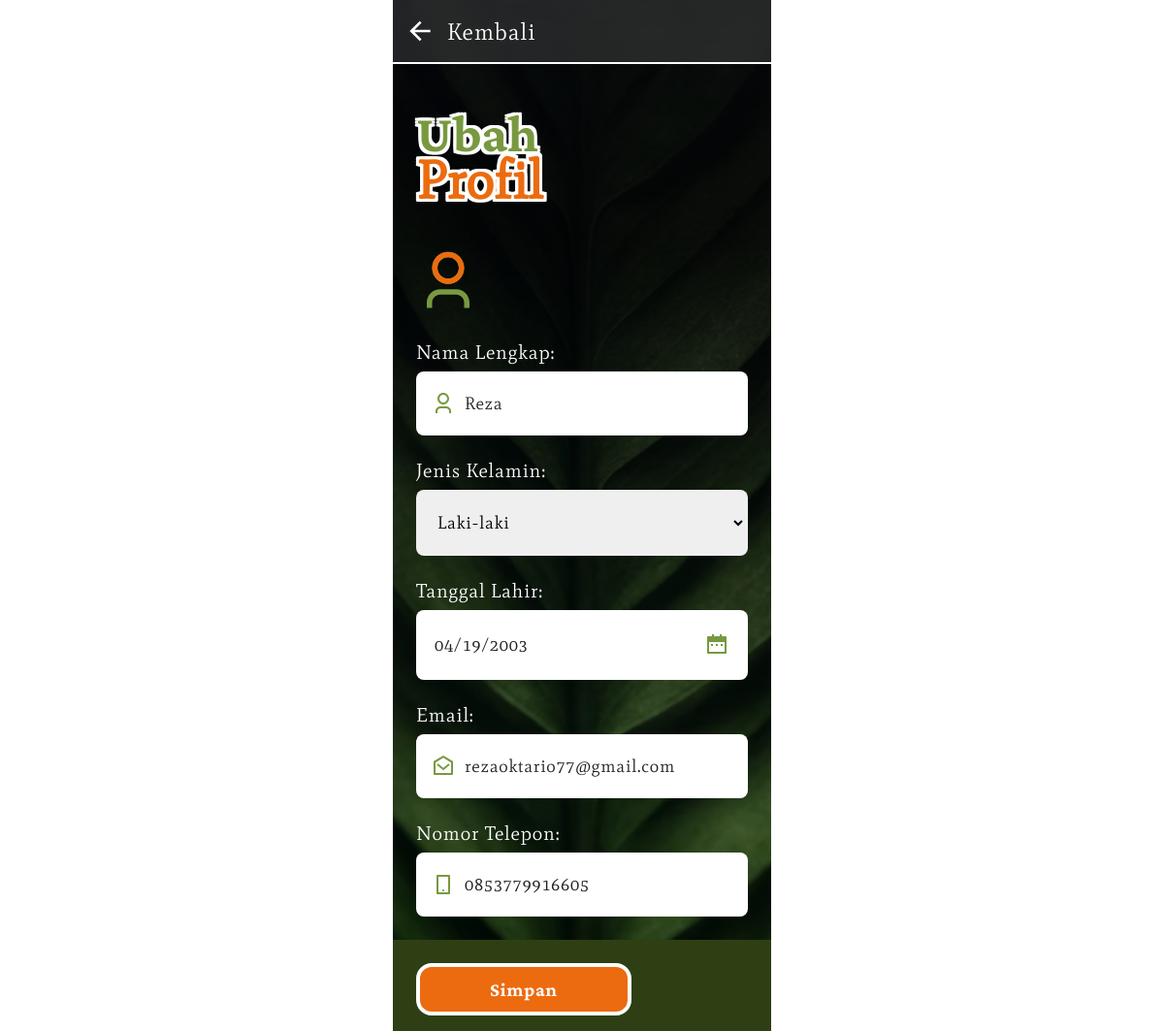
The app's page /views/edit-profile.php (signed in) with its own data.
### tables this page shows
CREATE TABLE `users` (
  `id` int(11) NOT NULL,
  `name` varchar(255) NOT NULL,
  `gender` enum('Male','Female') NOT NULL,
  `date_of_birth` date NOT NULL,
  `email` varchar(255) NOT NULL,
  `phone_number` varchar(20) NOT NULL,
  `password` varchar(255) NOT NULL,
  `token` varchar(255) DEFAULT NULL
);

### models/UserModel.php (called while the page is built, shortened)
<?php
require_once '../config/connection.php';
class UserModel
{
    private $conn;
    public function __construct()
    {
        $this->conn = openConnection();
    }
    public function getUserById($id)
    {
        $sql = "SELECT * FROM users WHERE id=?";
        $stmt = $this->conn->prepare($sql);
        $stmt->bind_param("i", $id);
        $stmt->execute();
        $result = $stmt->get_result();
        if ($result->num_rows == 1) {
            $user = $result->fetch_assoc();
            return $user;
        } else {
            return null;
        }
    }
}

### config/connection.php (called while the page is built, shortened)
<?php
function openConnection() {
    $hostname = "localhost";
    $username = "root";
    $password = "";
    $database = "oil_palm_seeds_counter";
    $conn = new mysqli($hostname, $username, $password, $database);
    return $conn;
}

### views/edit-profile.php (the view, shortened to what this page needs)
<?php
require_once '../models/UserModel.php';
if (isset($_SESSION['id'])) {
    $userModel = new UserModel();
    $user = $userModel->getUserById($_SESSION['id']);
}
?>
<!DOCTYPE html>
<html lang="en">
<head>
    <link rel="stylesheet" href="../assets/css/style.css">
</head>
<body>
    <div id="oil_body_wrap" class="oil_header_padding oil_second">
        <div class="oil_header">
            <a href="./profile.php"><img src="../assets/images/img_icon_back.svg">Kembali</a>
        </div>
        <div class="oil_content oil_bg_leaf">
            <div>
                <h2>Ubah<br>
                    <span>Profil</span>
                </h2>
                <img class="img_icon_head" src="../assets/images/img_icon_user_color.svg" alt="" srcset="">
                <form action="../controllers/UpdateUserController.php" method="POST">
                    <label for="name">Nama Lengkap:</label>
                    <div class="oil_input_name oil_input_icon oil_input_wrap">
                        <input type="text" id="name" name="name" value="<?php echo isset($user['name']) ? $user['name'] : ''; ?>" class="oil_input" required><br>
                    </div>
                    <label for="gender">Jenis Kelamin:</label>
                    <select id="gender" name="gender" class="oil_input" required>
                        <option value="Male" <?php if (isset($user['gender']) && $user['gender'] == 'Male') echo 'selected'; ?>>Laki-laki</option>
                    </select><br>
                    <label for="date_of_birth" style="margin-top:24px">Tanggal Lahir:</label>
                    <div class="oil_input_date oil_input_icon oil_input_wrap">
                        <input type="date" id="date_of_birth" name="date_of_birth" value="<?php echo isset($user['date_of_birth']) ? $user['date_of_birth'] : ''; ?>" class="oil_input" required><br>
                    </div>
                    <label for="email">Email:</label>
                    <div class="oil_input_email oil_input_icon oil_input_wrap">
                        <input type="email" id="email" name="email" value="<?php echo isset($user['email']) ? $user['email'] : ''; ?>" class="oil_input" required><br>
                    </div>
                    <label for="phone_number">Nomor Telepon:</label>
                    <div class="oil_input_phone oil_input_icon oil_input_wrap">
                        <input type="text" id="phone_number" name="phone_number" value="<?php echo isset($user['phone_number']) ? $user['phone_number'] : ''; ?>" class="oil_input" required><br>
                    </div>
                </div>
                <div class="oil_footer">
                    <div class="oil_wrap_bottom">
                        <button type="submit" class="btn" style="width: max-content">Simpan</button>
                    </div>
                </div>
        </div>
    </div>
</body>
</html>

### assets/css/style.css (style rules this page uses)
* { font-family: 'Mate', 'Times New Roman', Times, serif; }
h1, h2, h3, h5, h6 { font-family: 'CrimsonPro', 'Times New Roman', Times, serif; }
body { margin: 0px; font-family: Mate; font-size: 14px; font-weight: 400; line-height: 17px; letter-spacing: 0em; text-align: left; color: rgba(255, 255, 255, 0.72) }
#oil_body_wrap { width: 100%; max-width: 390px; margin: auto; background-color: #2F3F14; color: white; min-height: 768px; }
#oil_body_wrap .oil_content { padding: 32px 24px 16px 24px; }
h2 { font-size: 55px; font-weight: 700; line-height: 48px; letter-spacing: 0em; text-align: left; color: #789940; text-shadow: -3px -3px 0 #FFF, 3px -3px 0 #FFF, -3px 3px 0 #FFF, 3px 3px 0 #FFF, 0px -3px 0 #FFF, 0px 3px 0 #FFF, 3px 0px 0 #FFF, -3px 0px 0 #FFF; }
h2 span { color: #EC6B0F; }
.img_icon_head { width: 66px; margin-bottom: 24px; }
.btn { height: 54px; width: 205px; left: 513px; top: 623px; border-radius: 16px; padding: 16px 72px 16px 72px; background-color: #EC6B0F; border: 4px solid #FFFFFF; font-family: 'CrimsonPro'; font-size: 20px; font-weight: 700; line-height: 22px; letter-spacing: 0.04em; text-align: center; color: white; display: flex; justify-content: center; align-items: center; margin-top: 24px; }
a { color: white; }
.oil_footer { background-size: cover; margin-bottom: 0px; padding-right: 24px; padding-left: 24px; padding-top: 24px; padding-bottom: 16px; }
.oil_footer .btn { margin-top: 0px; }
.oil_bg_leaf { background: url(../images/img_bg_leaf.png); background-size: cover; background-position: center; }
.oil_input::placeholder { font-family: Mate; font-size: 18px; font-weight: 400; line-height: 22px; letter-spacing: 0.04em; text-align: left; }
.oil_input { padding: 20px 16px; border-radius: 8px; -webkit-border-radius: 8px; -moz-border-radius: 8px; -ms-border-radius: 8px; -o-border-radius: 8px; border: 2px solid #EC6B0F00; width: -webkit-fill-available; }
select.oil_input { padding: 20px 16px; width: -webkit-fill-available; font-family: Mate; font-size: 18px; font-weight: 400; line-height: 22px; letter-spacing: 0.04em; text-align: left; }
form>.oil_input_wrap { margin-bottom: 24px;; }
form { width: 100%; }
.oil_input_icon>.oil_input { padding-left: 48px; font-family: Mate; font-size: 18px; font-weight: 400; line-height: 22px; letter-spacing: 0.04em; text-align: left; color: rgba(0, 0, 0, 0.88) }
.oil_input_email::before { content: url(../images/img_icon_email.svg) }
.oil_input_name::before { content: url(../images/img_icon_user.svg) }
.oil_input_phone::before { content: url(../images/img_icon_phone.svg) }
.oil_input_date::before { display: none; }
.oil_input_date input { background-color: white; flex-direction: row-reverse; padding-left: 16px !important; gap: 8px }
.oil_input_icon { position: relative; height: max-content; }
.oil_input_icon::before { position: absolute; left: 0; top: 0; bottom: 0; z-index: 3; margin-top: auto; margin-bottom: auto; margin-left: 16px; height: 24px; }
form label { display: block; margin-bottom: 8px; font-family: Mate; font-size: 20px; font-weight: 400; line-height: 24px; letter-spacing: 0.04em; text-align: left; }
.oil_header { padding: 16px 12px; border-bottom: 2px solid white; background: rgba(255, 255, 255, 0.12); position: fixed; top: 0; right: 0; left: 0; font-family: 'CrimsonPro'; font-size: 24px; font-weight: 400; line-height: 27px; letter-spacing: 0.04em; text-align: left; width: 100%; max-width: 390px; margin: auto; box-sizing: border-box; display: flex; align-items: center; justify-content: space-between; backdrop-filter: blur(16px); }
.oil_header_padding .oil_content { padding-top: 114px !important; }
.oil_header_padding .oil_content h2 { margin-top: 0px }
.oil_header_padding a { display: flex; align-items: center; text-decoration: none; gap: 12px }
.oil_second .oil_footer { padding: 0px; background:#2F3F14; margin-top: 24px; padding-top: 24px; padding-bottom: 16px; padding-right: 24px; padding-left: 24px; }
#oil_body_wrap.oil_second .oil_content { padding-left: 0px; padding-right: 0px; padding-bottom: 0px; }
#oil_body_wrap.oil_second .oil_content>div, #oil_body_wrap.oil_second .oil_content>form>.oil_form_top { padding-left: 24px; padding-right: 24px; }
.oil_second .oil_input_wrap { margin-bottom: 24px; }
.oil_second .oil_input_wrap:last-child { margin-bottom: 0px !important; }

### records on screen
users: name "Reza", gender "Laki-laki", date_of_birth "04/19/2003", email "rezaoktario77@gmail.com", phone_number "0853779916605"
